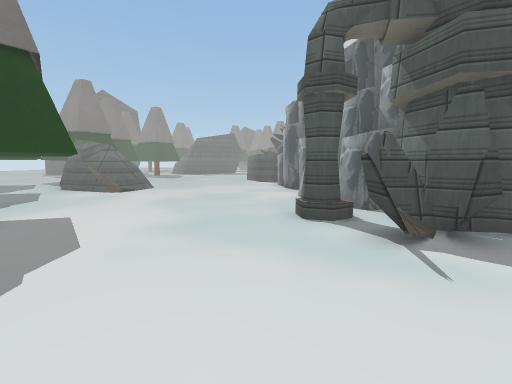
[1] (above)

24 first-person views from a walk through a Unity game level. The camera is 1.2 m above the floor, tilts 6° down and sees 85° across. The floor is counted in squares, 1 m on a side. Each view is taken from the middle of a square. On the plan, view 1 faces up. The plan holds only what a view shows up to about 13 squares ahead; the rest is blank. The place goes on beyond the plan. Some surface patterns are stand-ins.

[2]
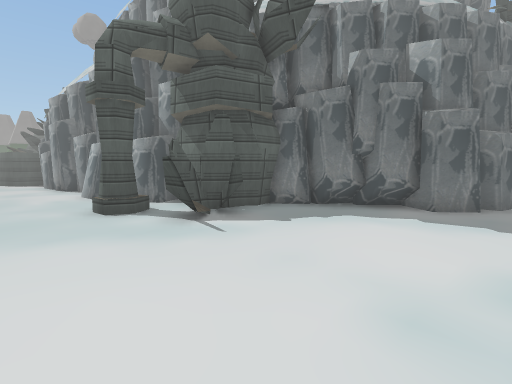

[3]
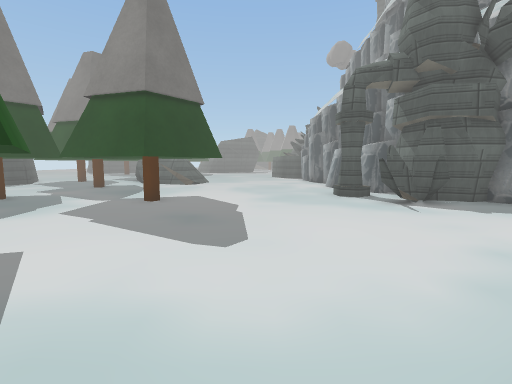

[4]
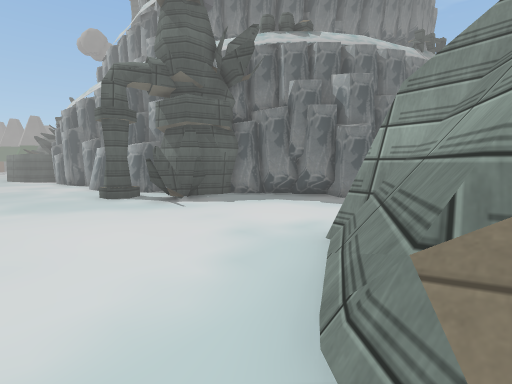

[5]
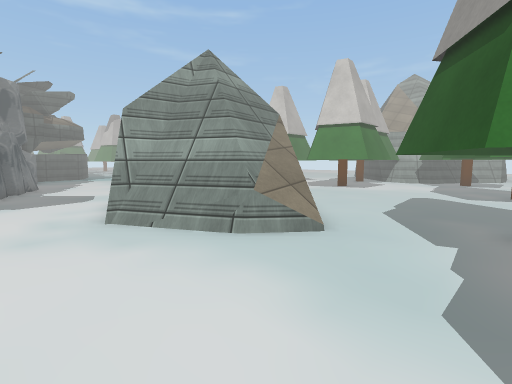

[6]
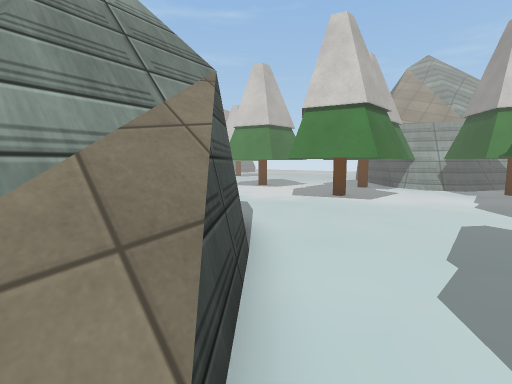

[7]
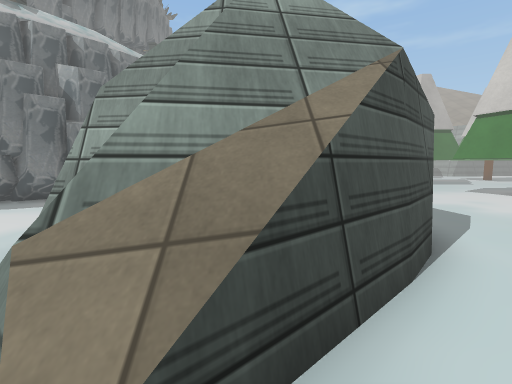

[8]
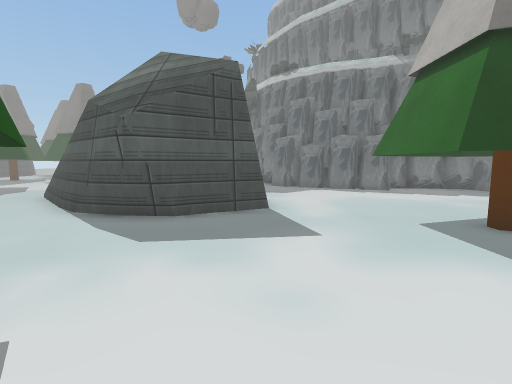

[9]
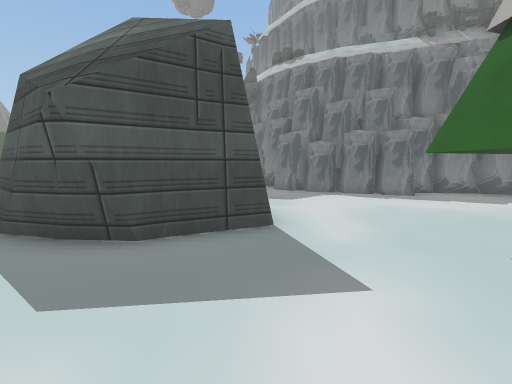

[10]
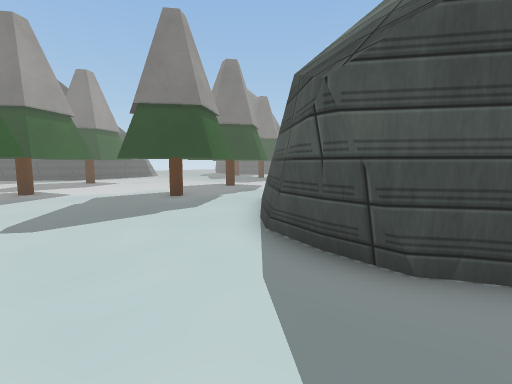

[11]
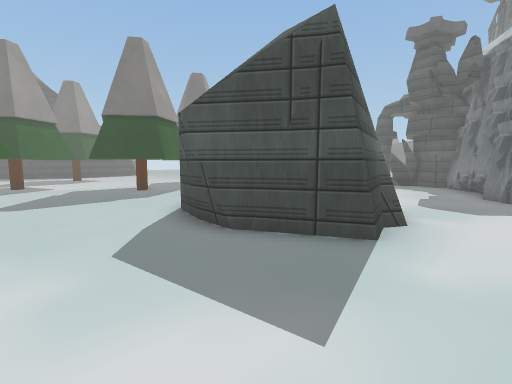

[12]
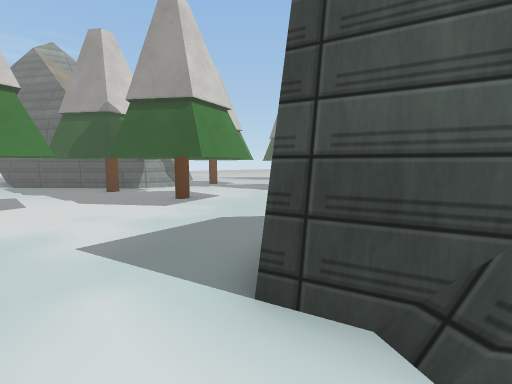

[13]
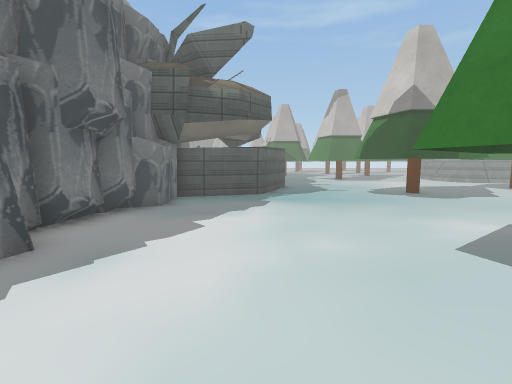

[14]
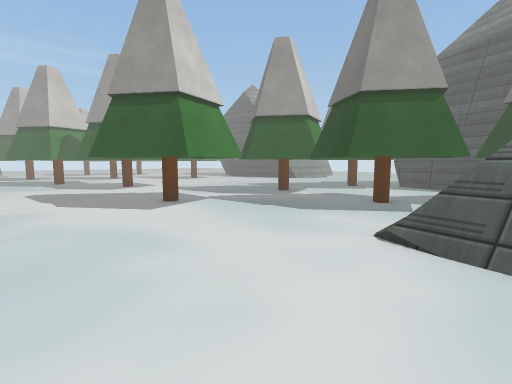

[15]
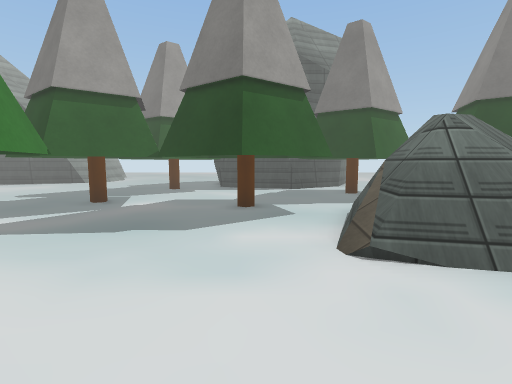

[16]
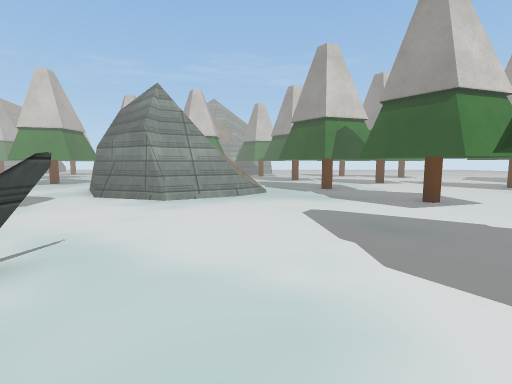

[17]
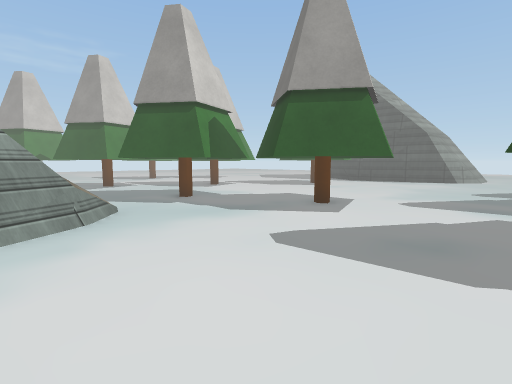

[18]
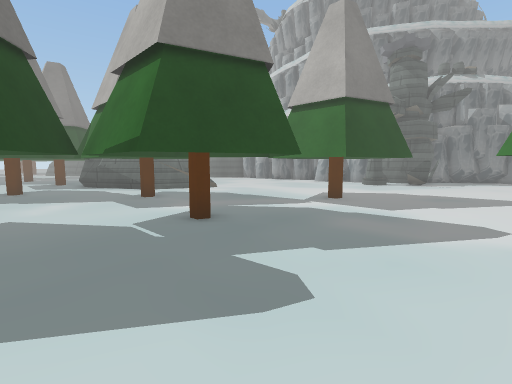

[19]
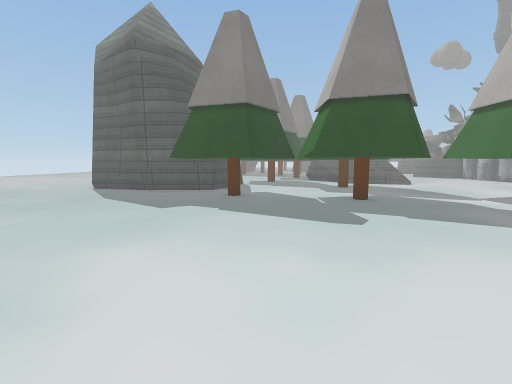

[20]
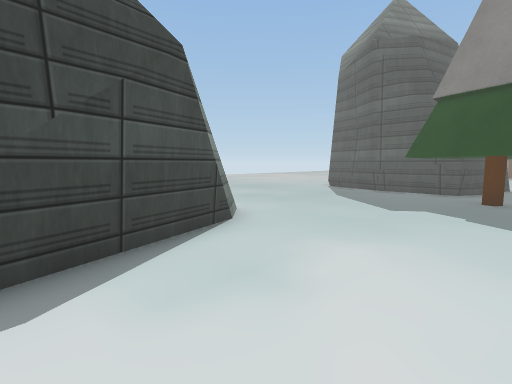

[21]
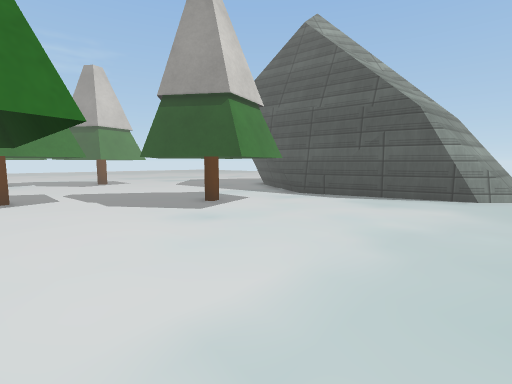

[22]
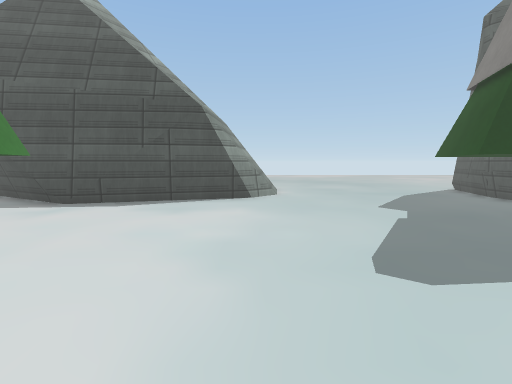

[23]
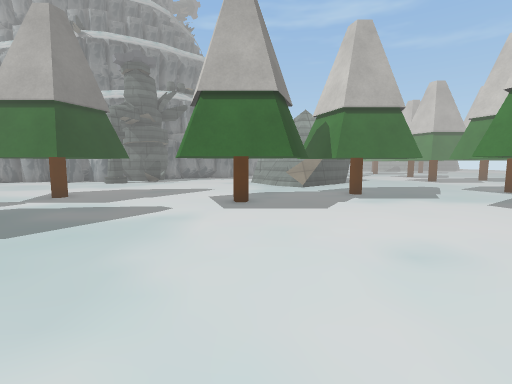

[24]
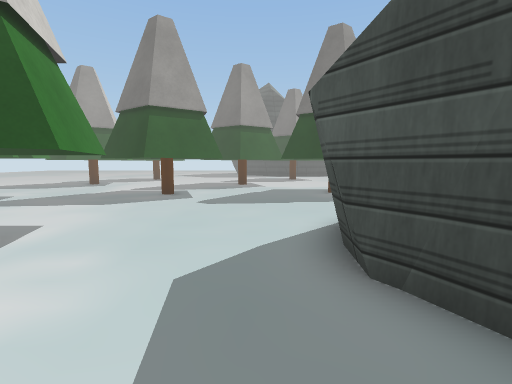

### Floor plan
Key: @ floor where view 1 was taken; # wall or solid block; x gap in a wall; . floor; = window, fence, low wall or low ledge; T thing the floor can be seen under or through.
Columns run from 21 left of view 1 to 19 right of it. Each row starts with its distance up from view 1.
 13              ###=.....##
 12              =#=#......#
 11              #.........#
 10             ##.........#
  9 ##         ###.........#
  8 .####      ##..........#
  7 ....#      #...#T......#
  6 ....###### ##.TT T.....##
  5 ....####.TTT#xTTTT.....####
  4 ......##.TT T.T  T.....##.##
  3 ..........TT..TTTT.........##
  2 ...........................##
  1 =#..........................#
  0 ###..........TTTT....@......####
 -1   ##.........TTTT.............#######
 -2    #.........T TT.....=##...........####
 -3    #.........TTTT....=#####............#
 -4    ##..........TTT#.#######............##
 -5    ##.####.....T  T. =##  ##............#
 -6    ##.####.....###T..=##  ##.............
 -7    ##.### .....T  T...######...TT........
 -8    #..### .TTTT.TT.....###....T  T.......
 -9   ## ......T  T...............TTT#......#
-10       .....TT###..............#   ....###
-11        ....TT  ####............    ...###
-12         .....  #####..TTT#.....     ..##
-13          ....    ###..T TT#..T#       .#
-14           ...  .###...T T##.TT
-15            ..  ........T##..
-16                ....##.. ###.T
-17                ...####.  ###.#
-18                ...########  .
-19                ...  ###### ..
-20                ..   ###  #...
-21                     ##     ..

Positions as (right, up) in squares from view 1, and headings:
1: (0, 0), facing up
2: (-1, -1), facing up-right
3: (-2, -4), facing up
4: (-2, -4), facing up-right
5: (-4, 0), facing down-right
6: (-2, -4), facing down-right
7: (-2, -5), facing right
8: (6, -14), facing up
9: (6, -12), facing up
10: (5, -11), facing up-left
11: (8, -11), facing up-left
12: (8, -5), facing down-left
13: (8, -5), facing right
14: (-1, 13), facing down-left
15: (-2, 10), facing left
16: (-1, 7), facing down
17: (1, 3), facing down-left
18: (-14, 0), facing up-right
19: (-14, -4), facing up
20: (-14, -4), facing up-left
21: (-8, 1), facing down-left
22: (-9, 0), facing left
23: (-15, -2), facing right
24: (7, -9), facing left
